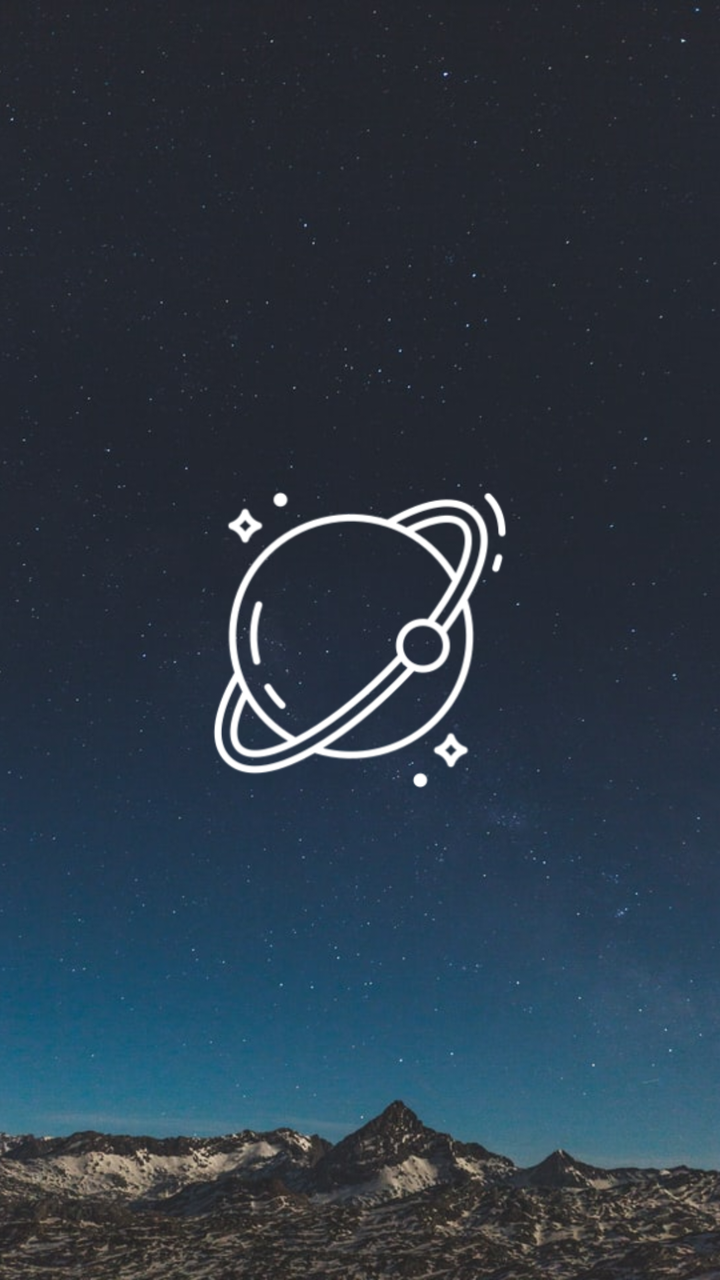
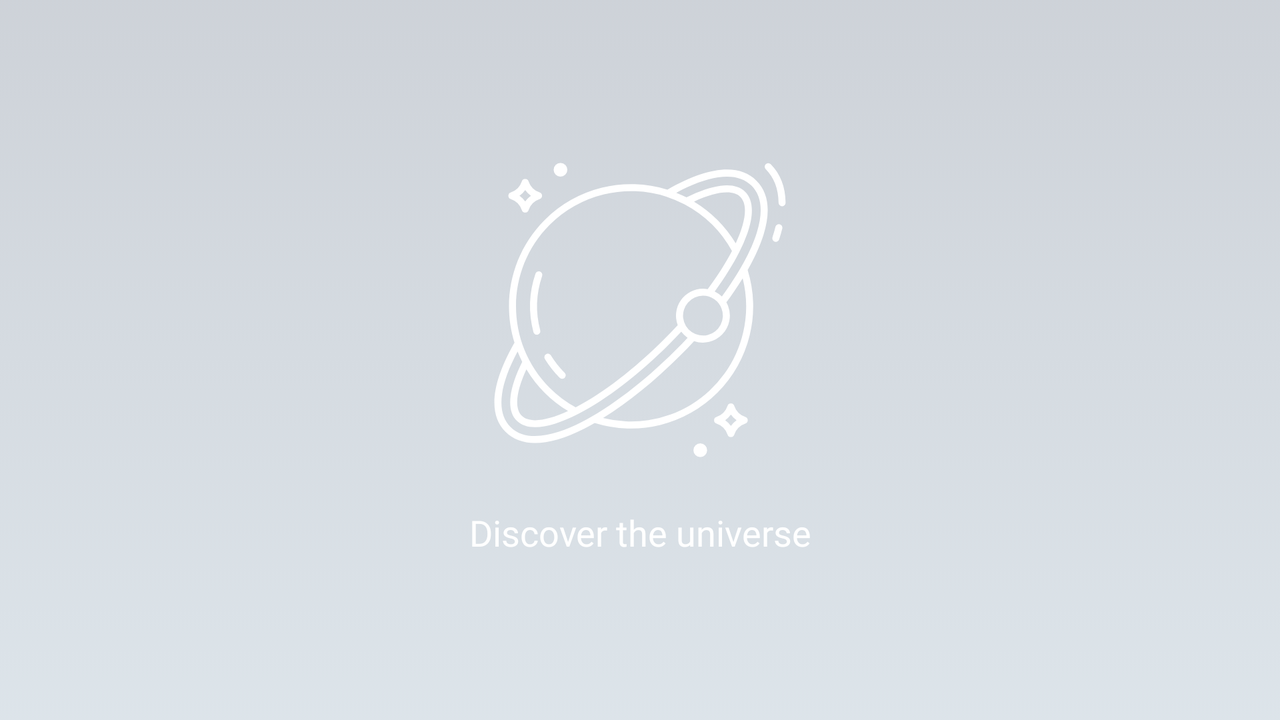

An Android layout and its configuration variant, each rendered on a device that would load it. The default file and the variant file are quoted in full after the pictures.
<!-- AndroidManifest.xml: application theme Theme.MyNiceStart2 -->
<!-- res/layout/activity_splash.xml -->
<?xml version="1.0" encoding="utf-8"?>
<androidx.constraintlayout.widget.ConstraintLayout xmlns:android="http://schemas.android.com/apk/res/android"
    xmlns:app="http://schemas.android.com/apk/res-auto"
    xmlns:tools="http://schemas.android.com/tools"
    android:layout_width="match_parent"
    android:layout_height="match_parent"
    tools:context=".MainActivity">

    <ImageView
        android:id="@+id/bg"
        android:layout_width="wrap_content"
        android:layout_height="wrap_content"
        app:srcCompat="@drawable/bg2"
        app:layout_constraintStart_toStartOf="parent"
        app:layout_constraintEnd_toEndOf="parent"
        app:layout_constraintTop_toTopOf="parent"
        android:scaleType="centerCrop"/>

    <ImageView
        android:id="@+id/logo"
        android:layout_width="150dp"
        android:layout_height="150dp"
        app:srcCompat="@drawable/logo"
        app:layout_constraintStart_toStartOf="parent"
        app:layout_constraintEnd_toEndOf="parent"
        app:layout_constraintTop_toTopOf="parent"
        app:layout_constraintBottom_toBottomOf="parent"/>
</androidx.constraintlayout.widget.ConstraintLayout>
<!-- resources referenced by this layout -->
<resources>
  <!-- drawable bg2: jpg bitmap (drawable, 67526 bytes) -->
  <!-- drawable logo: png bitmap (drawable, 17413 bytes) -->
  <style name="Theme.MyNiceStart2" parent="Theme.MaterialComponents.DayNight">
          
          <item name="colorPrimary">@color/color_1</item>
          <item name="colorPrimaryVariant">@color/color_1</item>
          <item name="colorOnPrimary">@color/white</item>
          
          <item name="colorSecondary">@color/color_2</item>
          <item name="colorSecondaryVariant">@color/color_2</item>
          <item name="colorOnSecondary">@color/black</item>
          
          <item name="android:statusBarColor" tools:targetApi="l">?attr/colorPrimaryVariant</item>
          
      </style>
  <color name="color_1">#236a8f</color>
  <color name="white">#FFFFFFFF</color>
  <color name="color_2">#5a98bf</color>
  <color name="black">#FF000000</color>
</resources>
<!-- res/layout-land/activity_splash.xml (the repository's variant of the layout above) -->
<!-- drawn on the phone turned sideways -->
<?xml version="1.0" encoding="utf-8"?>
<androidx.constraintlayout.widget.ConstraintLayout xmlns:android="http://schemas.android.com/apk/res/android"
    xmlns:app="http://schemas.android.com/apk/res-auto"
    xmlns:tools="http://schemas.android.com/tools"
    android:layout_width="match_parent"
    android:layout_height="match_parent"
    tools:context=".MainActivity">

    <ImageView
        android:id="@+id/bg"
        android:layout_width="match_parent"
        android:layout_height="match_parent"
        app:layout_constraintStart_toStartOf="parent"
        app:layout_constraintEnd_toEndOf="parent"
        app:layout_constraintTop_toTopOf="parent"/>

    <View
        android:layout_width="match_parent"
        android:layout_height="match_parent"
        android:background="@drawable/scrim"
        android:visibility="visible"/>

    <ImageView
        android:id="@+id/logo"
        android:layout_width="150dp"
        android:layout_height="150dp"
        app:srcCompat="@drawable/ic_logovector"
        app:layout_constraintStart_toStartOf="parent"
        app:layout_constraintEnd_toEndOf="parent"
        app:layout_constraintTop_toTopOf="parent"
        android:layout_marginTop="80dp"/>

    <TextView
        android:id="@+id/subtitulo"
        android:layout_width="wrap_content"
        android:layout_height="wrap_content"
        android:layout_marginTop="24dp"
        android:fontFamily="@font/open_sans"
        android:text="Discover the universe"
        android:textColor="@color/white"
        android:textSize="18sp"
        app:layout_constraintEnd_toEndOf="parent"
        app:layout_constraintStart_toStartOf="parent"
        app:layout_constraintTop_toBottomOf="@id/logo" />
</androidx.constraintlayout.widget.ConstraintLayout>
<!-- resources referenced by the variant -->
<!-- as the phone turned sideways resolves them -->
<resources>
  <color name="white">#FFFFFFFF</color>
  <!-- drawable ic_logovector: vector/xml drawable (drawable, 5043 chars, omitted) -->
  <!-- drawable scrim (drawable) -->
  <?xml version="1.0" encoding="utf-8"?>
  <selector xmlns:android="http://schemas.android.com/apk/res/android">
  
      <item>
          <shape android:shape="rectangle">
              <gradient
                  android:angle="-90"
                  android:startColor="#3309203f"
                  android:endColor="#33537895"
                  android:type="linear"/>
          </shape>
      </item>
  </selector>
  <style name="Theme.MyNiceStart2" parent="Theme.MaterialComponents.DayNight">
          
          <item name="colorPrimary">@color/color_1</item>
          <item name="colorPrimaryVariant">@color/color_1</item>
          <item name="colorOnPrimary">@color/white</item>
          
          <item name="colorSecondary">@color/color_2</item>
          <item name="colorSecondaryVariant">@color/color_2</item>
          <item name="colorOnSecondary">@color/black</item>
          
          <item name="android:statusBarColor" tools:targetApi="l">?attr/colorPrimaryVariant</item>
          
      </style>
  <color name="color_1">#236a8f</color>
  <color name="color_2">#5a98bf</color>
  <color name="black">#FF000000</color>
</resources>
